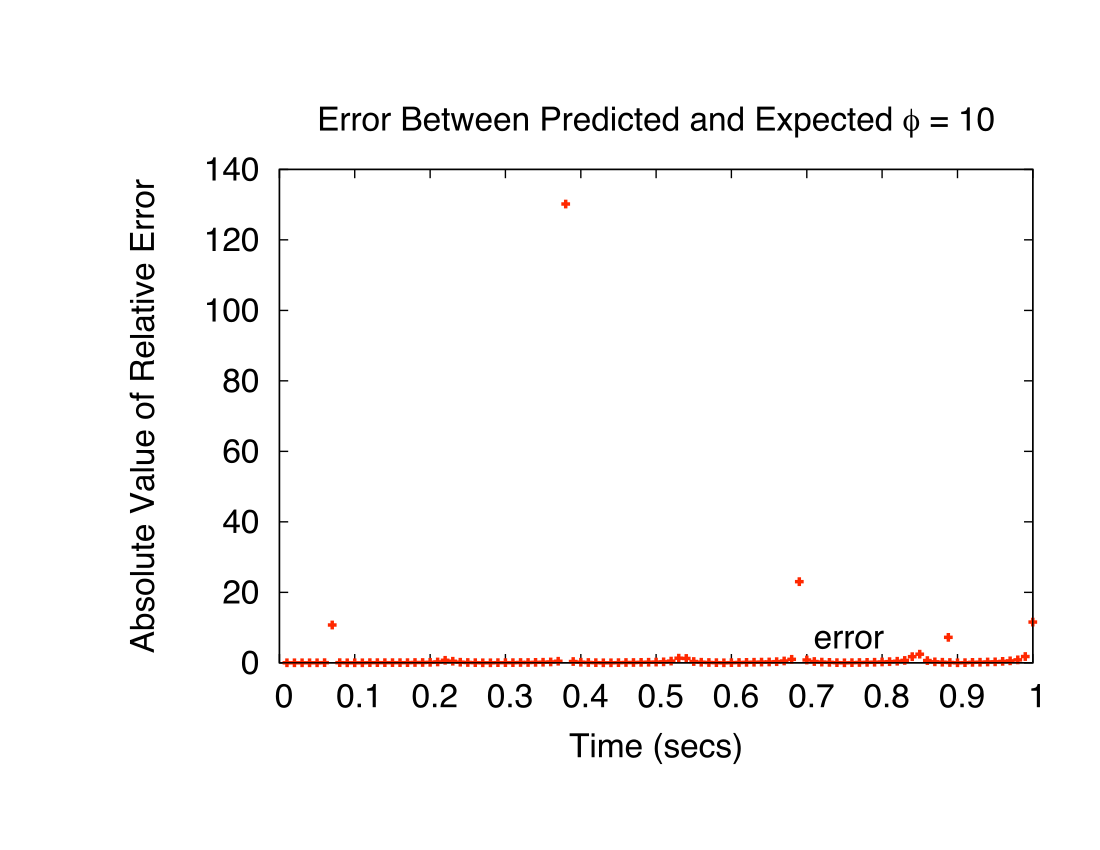

This chart was generated by the following gnuplot code:
set term postscript enhanced color 24
set title "Error Between Predicted and Expected {/Symbol f} = 10"
set auto x
set xlabel "Time (secs)"
set ylabel "Absolute Value of Relative Error"
set key bottom right
set out "output_phi_e.eps"
plot \
"output_phi_e.txt" u 1:($2) every :::0::0 ti "error" with points lw 5

set term postscript enhanced color 24
set title "Error Between Predicted and Expected {/Symbol f} = 0"
set auto x
set xlabel "Time (secs)"
set ylabel "Absolute Value of Relative Error"
set key bottom right
set out "final_output_e.eps"
plot \
"final_output_e.txt" u 1:($2) every :::0::0 ti "error" with points lw 5
